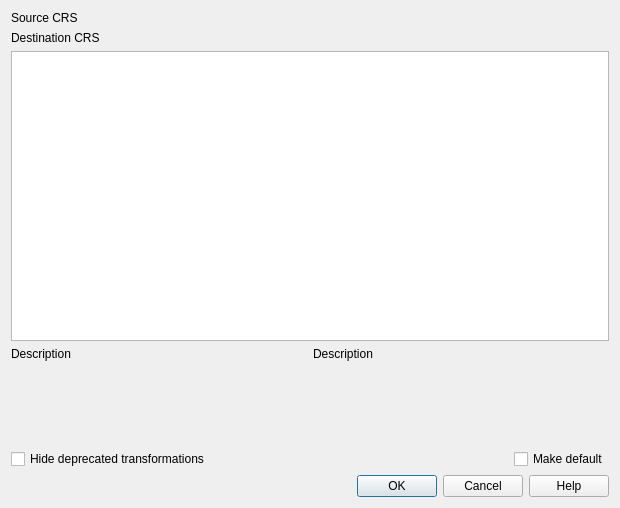
<?xml version="1.0" encoding="UTF-8"?>
<ui version="4.0">
 <class>QgsDatumTransformDialogBase</class>
 <widget class="QDialog" name="QgsDatumTransformDialogBase">
  <property name="geometry">
   <rect>
    <x>0</x>
    <y>0</y>
    <width>620</width>
    <height>508</height>
   </rect>
  </property>
  <property name="windowTitle">
   <string>Select Datum Transformations</string>
  </property>
  <layout class="QGridLayout" name="gridLayout" rowstretch="0,3,1,0,0,0">
   <item row="0" column="0" colspan="2">
    <widget class="QStackedWidget" name="mCrsStackedWidget">
     <property name="currentIndex">
      <number>0</number>
     </property>
     <widget class="QWidget" name="page">
      <layout class="QVBoxLayout" name="verticalLayout">
       <property name="leftMargin">
        <number>0</number>
       </property>
       <property name="topMargin">
        <number>0</number>
       </property>
       <property name="rightMargin">
        <number>0</number>
       </property>
       <property name="bottomMargin">
        <number>0</number>
       </property>
       <item>
        <layout class="QGridLayout" name="gridLayout_4" columnstretch="0,1">
         <item row="0" column="0">
          <widget class="QLabel" name="label">
           <property name="text">
            <string>Source CRS</string>
           </property>
          </widget>
         </item>
         <item row="0" column="1">
          <widget class="QgsProjectionSelectionWidget" name="mSourceProjectionSelectionWidget" native="true"/>
         </item>
         <item row="1" column="0">
          <widget class="QLabel" name="label_2">
           <property name="text">
            <string>Destination CRS</string>
           </property>
          </widget>
         </item>
         <item row="1" column="1">
          <widget class="QgsProjectionSelectionWidget" name="mDestinationProjectionSelectionWidget" native="true"/>
         </item>
        </layout>
       </item>
      </layout>
     </widget>
     <widget class="QWidget" name="page_2">
      <layout class="QVBoxLayout" name="verticalLayout_2">
       <property name="leftMargin">
        <number>0</number>
       </property>
       <property name="topMargin">
        <number>0</number>
       </property>
       <property name="rightMargin">
        <number>0</number>
       </property>
       <property name="bottomMargin">
        <number>0</number>
       </property>
       <item>
        <layout class="QGridLayout" name="gridLayout_5" columnstretch="0,1">
         <item row="0" column="0">
          <widget class="QLabel" name="label_3">
           <property name="text">
            <string>Source CRS</string>
           </property>
          </widget>
         </item>
         <item row="1" column="0">
          <widget class="QLabel" name="label_4">
           <property name="text">
            <string>Destination CRS</string>
           </property>
          </widget>
         </item>
         <item row="1" column="1">
          <widget class="QLabel" name="mDestCrsLabel">
           <property name="text">
            <string/>
           </property>
          </widget>
         </item>
         <item row="0" column="1">
          <widget class="QLabel" name="mSourceCrsLabel">
           <property name="text">
            <string/>
           </property>
          </widget>
         </item>
        </layout>
       </item>
      </layout>
     </widget>
    </widget>
   </item>
   <item row="4" column="0" colspan="2">
    <layout class="QHBoxLayout" name="horizontalLayout">
     <item>
      <widget class="QCheckBox" name="mHideDeprecatedCheckBox">
       <property name="text">
        <string>Hide deprecated transformations</string>
       </property>
      </widget>
     </item>
     <item>
      <spacer name="horizontalSpacer">
       <property name="orientation">
        <enum>Qt::Horizontal</enum>
       </property>
       <property name="sizeHint" stdset="0">
        <size>
         <width>40</width>
         <height>20</height>
        </size>
       </property>
      </spacer>
     </item>
     <item>
      <widget class="QCheckBox" name="mMakeDefaultCheckBox">
       <property name="toolTip">
        <string>If checked, the selected transformation will become the default choice in all new projects</string>
       </property>
       <property name="text">
        <string>Make default</string>
       </property>
      </widget>
     </item>
    </layout>
   </item>
   <item row="1" column="0" colspan="2">
    <widget class="QTableWidget" name="mDatumTransformTableWidget">
     <property name="selectionMode">
      <enum>QAbstractItemView::SingleSelection</enum>
     </property>
     <property name="selectionBehavior">
      <enum>QAbstractItemView::SelectRows</enum>
     </property>
    </widget>
   </item>
   <item row="5" column="0" colspan="2">
    <widget class="QDialogButtonBox" name="mButtonBox">
     <property name="orientation">
      <enum>Qt::Horizontal</enum>
     </property>
     <property name="standardButtons">
      <set>QDialogButtonBox::Cancel|QDialogButtonBox::Help|QDialogButtonBox::Ok</set>
     </property>
    </widget>
   </item>
   <item row="2" column="0" colspan="2">
    <layout class="QHBoxLayout" name="horizontalLayout_2">
     <item>
      <widget class="QLabel" name="mLabelSrcDescription">
       <property name="cursor">
        <cursorShape>IBeamCursor</cursorShape>
       </property>
       <property name="text">
        <string notr="true">Description</string>
       </property>
       <property name="alignment">
        <set>Qt::AlignLeading|Qt::AlignLeft|Qt::AlignTop</set>
       </property>
       <property name="wordWrap">
        <bool>true</bool>
       </property>
       <property name="textInteractionFlags">
        <set>Qt::LinksAccessibleByMouse|Qt::TextSelectableByKeyboard|Qt::TextSelectableByMouse</set>
       </property>
      </widget>
     </item>
     <item>
      <widget class="QLabel" name="mLabelDstDescription">
       <property name="cursor">
        <cursorShape>IBeamCursor</cursorShape>
       </property>
       <property name="text">
        <string notr="true">Description</string>
       </property>
       <property name="alignment">
        <set>Qt::AlignLeading|Qt::AlignLeft|Qt::AlignTop</set>
       </property>
       <property name="wordWrap">
        <bool>true</bool>
       </property>
       <property name="textInteractionFlags">
        <set>Qt::LinksAccessibleByMouse|Qt::TextSelectableByKeyboard|Qt::TextSelectableByMouse</set>
       </property>
      </widget>
     </item>
    </layout>
   </item>
  </layout>
 </widget>
 <customwidgets>
  <customwidget>
   <class>QgsProjectionSelectionWidget</class>
   <extends>QWidget</extends>
   <header>qgsprojectionselectionwidget.h</header>
   <container>1</container>
  </customwidget>
 </customwidgets>
 <tabstops>
  <tabstop>mDatumTransformTableWidget</tabstop>
  <tabstop>mHideDeprecatedCheckBox</tabstop>
  <tabstop>mMakeDefaultCheckBox</tabstop>
 </tabstops>
 <resources/>
 <connections>
  <connection>
   <sender>mButtonBox</sender>
   <signal>accepted()</signal>
   <receiver>QgsDatumTransformDialogBase</receiver>
   <slot>accept()</slot>
   <hints>
    <hint type="sourcelabel">
     <x>248</x>
     <y>254</y>
    </hint>
    <hint type="destinationlabel">
     <x>157</x>
     <y>274</y>
    </hint>
   </hints>
  </connection>
  <connection>
   <sender>mButtonBox</sender>
   <signal>rejected()</signal>
   <receiver>QgsDatumTransformDialogBase</receiver>
   <slot>reject()</slot>
   <hints>
    <hint type="sourcelabel">
     <x>316</x>
     <y>260</y>
    </hint>
    <hint type="destinationlabel">
     <x>286</x>
     <y>274</y>
    </hint>
   </hints>
  </connection>
 </connections>
</ui>
